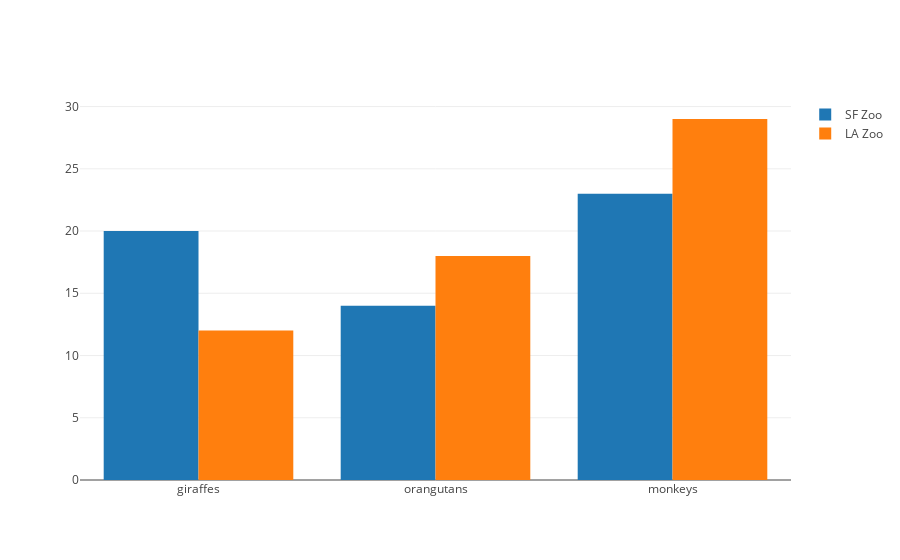

Notebook code cell kept with this figure:
### Code cell
import plotly.offline as py
py.init_notebook_mode(connected=True)
import plotly.graph_objs as go

trace1 = go.Bar(
    x=['giraffes', 'orangutans', 'monkeys'],
    y=[20, 14, 23],
    name='SF Zoo'
)
trace2 = go.Bar(
    x=['giraffes', 'orangutans', 'monkeys'],
    y=[12, 18, 29],
    name='LA Zoo'
)

data = [trace1, trace2]
layout = go.Layout(
    barmode='group'
)

fig = go.Figure(data=data, layout=layout)
py.iplot(fig, filename='grouped-bar')

### Figure 1 — Plotly figure (JSON) as saved in the notebook; plotly's stock layout.template omitted (floating-point values rounded to 4 significant figures)
{"data": [{"name": "SF Zoo", "type": "bar", "x": ["giraffes", "orangutans", "monkeys"], "y": [20, 14, 23]}, {"name": "LA Zoo", "type": "bar", "x": ["giraffes", "orangutans", "monkeys"], "y": [12, 18, 29]}], "layout": {"barmode": "group"}}
